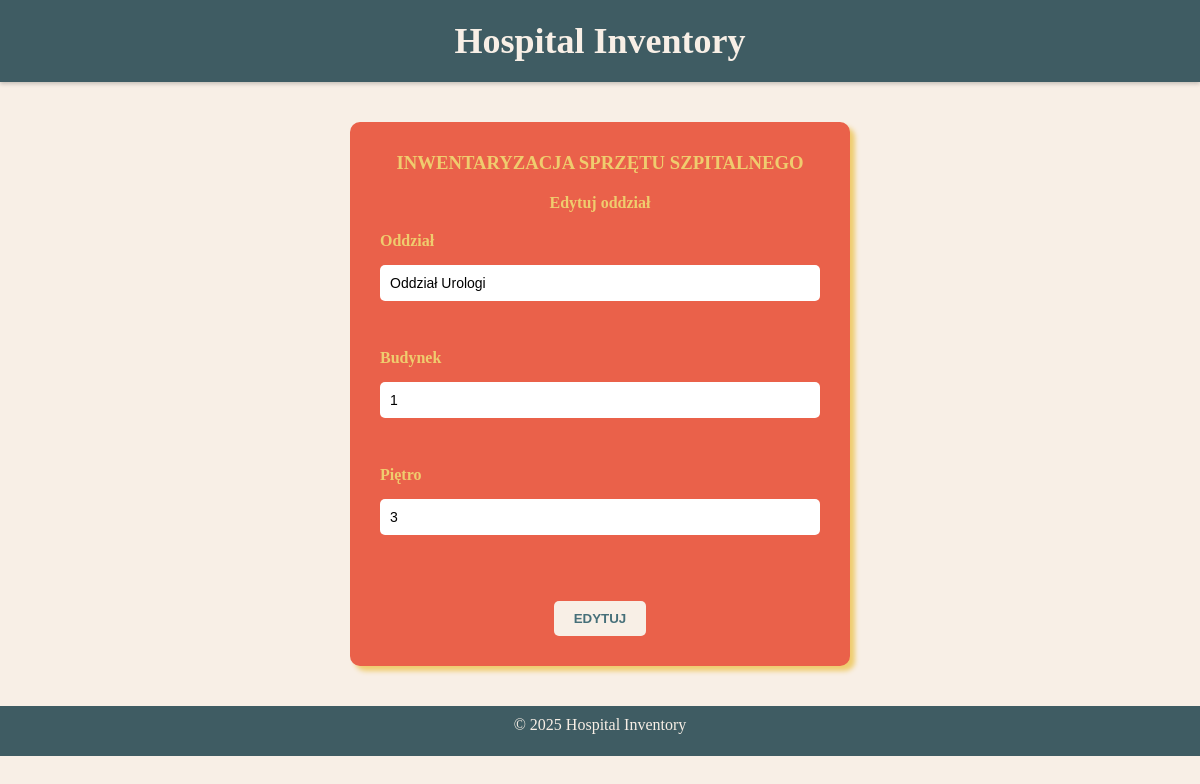
Page /Oddzialy/edit_form_oddzial.php?edit=4 on the committed database.
### tables this page shows
CREATE TABLE `oddzialy` (
  `id_o` int(11) NOT NULL,
  `oddzial` varchar(255) NOT NULL,
  `budynek` varchar(10) NOT NULL,
  `pietro` varchar(10) NOT NULL
);

### Oddzialy/edit_form_oddzial.php (the view, shortened to what this page needs)
<!DOCTYPE html>
<html lang="en">
<head>
    <link rel="stylesheet" href="/GitHub/Szpital-projekt/css/style.css">
</head>
<body>
    <header>
        <h2>Hospital Inventory</h2>
    </header>
        <section id="editform">
            <h3>INWENTARYZACJA SPRZĘTU SZPITALNEGO</h3>
            <?php
            $host = "localhost";
            $user = "root";
            $pw = "";
            $db = "hospital";
            $edit = isset($_REQUEST["edit"])?$_REQUEST["edit"]:"";
            try{
                $conn = mysqli_connect($host,$user,$pw,$db);
                $sql = "SELECT * FROM oddzialy WHERE id_o = $edit";
                $wynik = mysqli_query($conn,$sql);
                $rekordy = mysqli_num_rows($wynik);
                if($rekordy > 0){
                    $rekord = mysqli_fetch_assoc($wynik);
            ?>
            <h4>Edytuj oddział</h4>
            <form action="/GitHub/Szpital-projekt/Oddzialy/edit_oddzial.php" method="GET">
                    <label for="oddzial">Oddział</label>
                <input type="text" name="oddzial" value="<?php echo $rekord['oddzial']; ?>"> <br>
                    <label for="budynek">Budynek</label>
                <input type="text" name="budynek" value="<?php echo $rekord['budynek']; ?>"> <br>
                    <label for="pietro">Piętro</label>
                <input type="text" name="pietro" value="<?php echo $rekord['pietro']; ?>"> <br><br>
                <input type="submit" value="EDYTUJ">
            </form>
            <?php
                }else{
                    echo "ni ma";
                }
            }catch (exception$e){
                echo "Błąd mysqli";
            }
            ?>
        </section>
    <footer>
        &copy 2025 Hospital Inventory
    </footer>
</body>
</html>

### css/style.css (style rules this page uses)
* { box-sizing: border-box; margin: 0; padding: 0; font-family: 'Times New Roman',; }
body { font-family: Verdana; background-color: #f8efe6; }
header { width: 100%; text-align: center; padding: 20px; background-color: #3f5c63; color: #f8efe6; font-size: 24px; font-weight: bold; margin-bottom: 20px; box-shadow: 0 2px 4px rgba(0,0,0,0.2); }
footer { width: 100%; text-align: center; height: 50px; background-color: #3f5c63; color: #f8efe6; padding: 10px; clear: both; margin-top: 20px; }
#editform { background-color: #ea614a; padding: 30px; border-radius: 10px; color: #efcc6e; margin: 40px auto; box-shadow: 5px 5px 5px #efcc6e; max-width: 500px; clear: both; }
#addform h3, #addform h4, #editform h3, #editform h4 { text-align: center; margin-bottom: 20px; }
#addform form, #editform form { display: flex; flex-direction: column; align-items: flex-start; gap: 15px; max-width: 500px; margin: 0 auto; }
#addform label, #editform label { font-weight: bold; }
#addform input[type="text"], #editform input[type="text"] { width: 100%; padding: 10px; font-size: 14px; border-radius: 5px; border: none; color: black; }
#addform input[type="submit"], #editform input[type="submit"] { align-self: center; padding: 10px 20px; background-color: #f8efe6; color: #466f79; border-radius: 5px; border: none; cursor: pointer; font-weight: bold; transition: background-color 0.3s; }

### rows in the picture
oddzialy: oddzial "Oddział Urologi", budynek "1", pietro "3"
